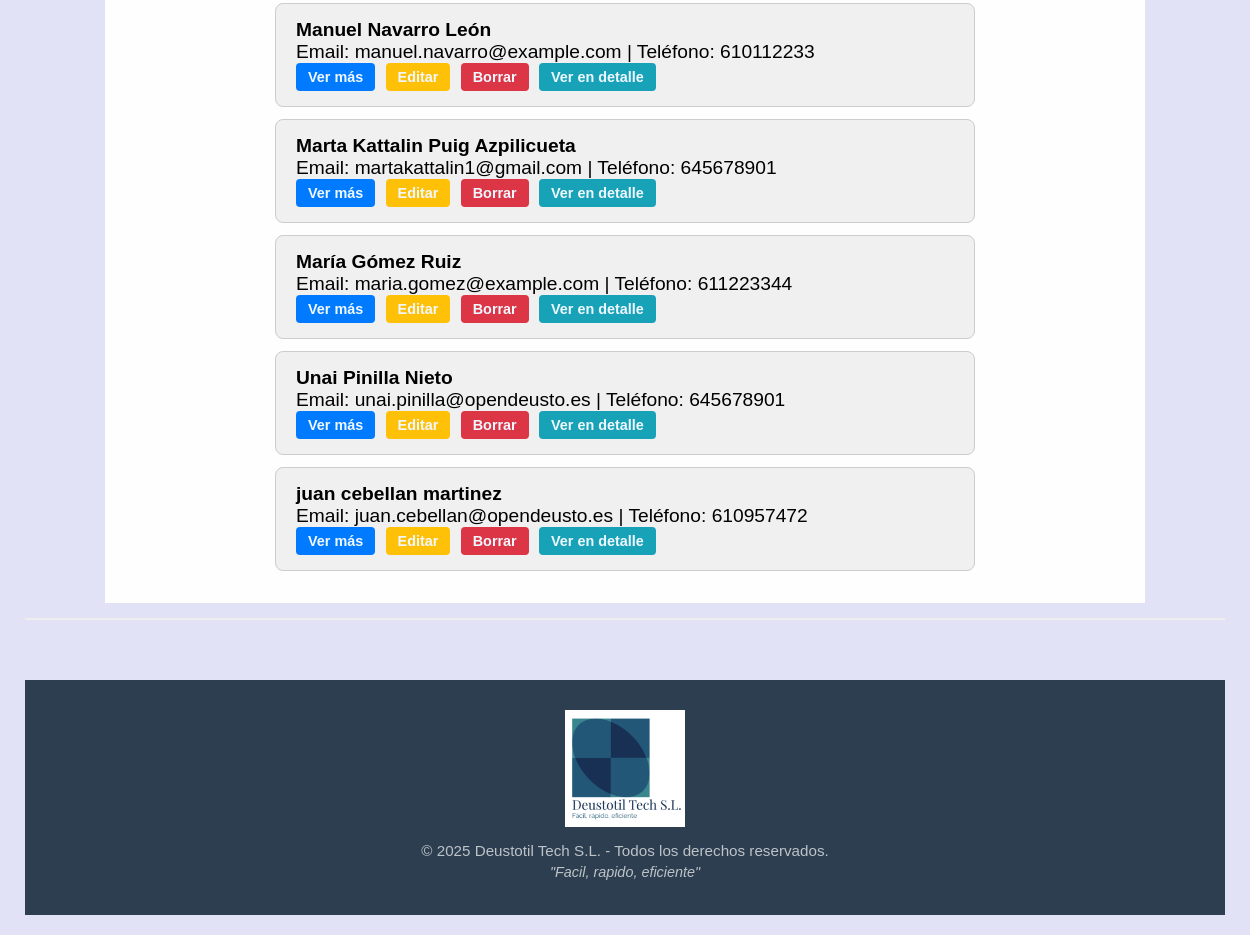
Before: /empleados/ (signed in, lower part) with the older database file.
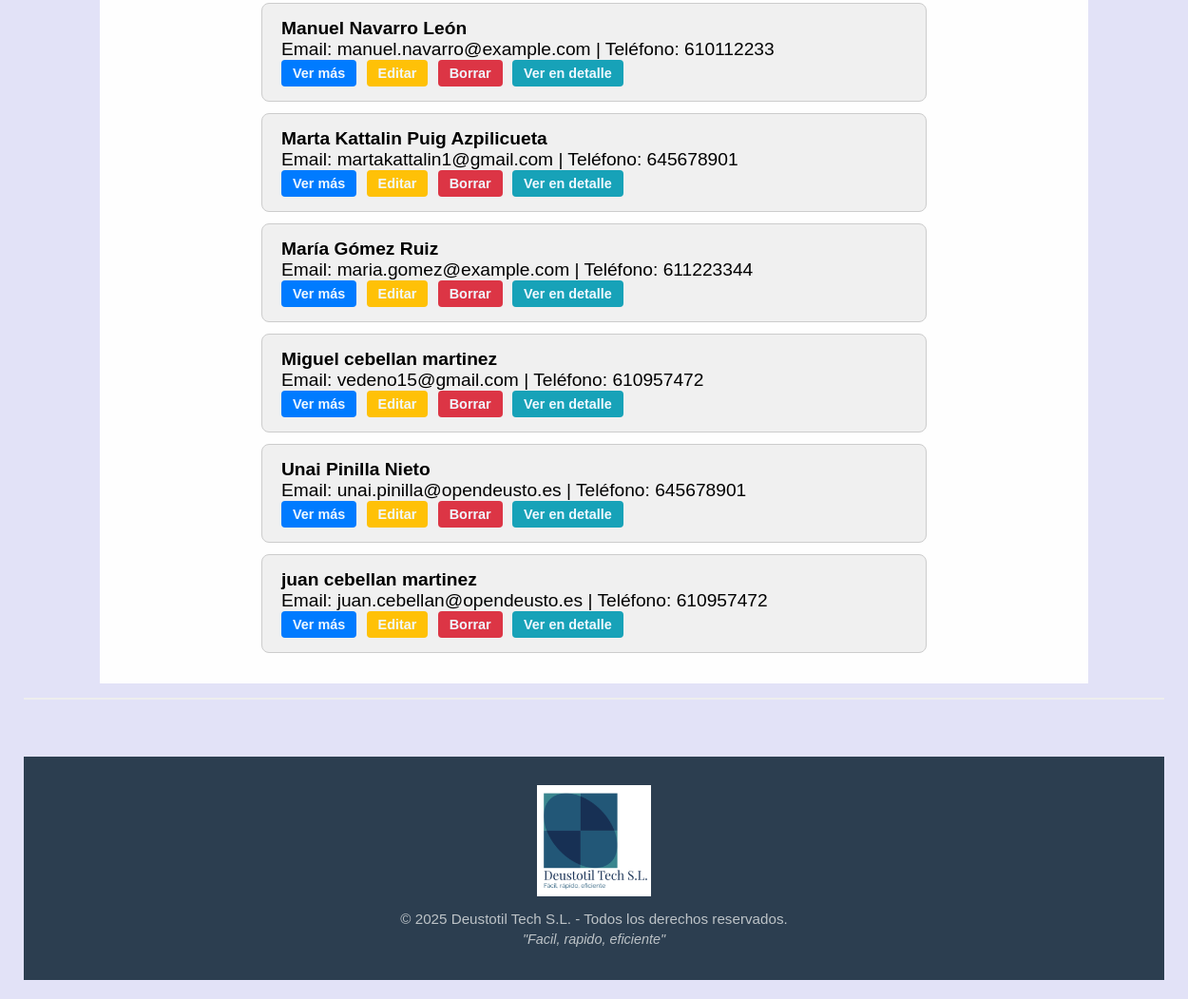
After: the same page with the newer database file.
### gestion_produccion_G6/models.py (models this page shows, shortened)
class Empleado(models.Model):
    dni = models.CharField(max_length=10, unique=True)
    nombre = models.CharField(max_length=50)
    apellidos = models.CharField(max_length=100)
    email = models.EmailField()
    telefono = models.CharField(max_length=15)

### gestion_produccion_G6/views.py (the view)
# urls.py: path('empleados/', views.EmpleadoListView.as_view(), name='empleado_list'),
class EmpleadoListView(LoginRequiredMixin, ListView):
    model = Empleado
    template_name = 'empleado_list.html'
    context_object_name = 'empleados'
    ordering = ['nombre']
    def get(self, request, *args, **kwargs):
        vengo_de = request.GET.get('vengo_de', None)
        if vengo_de == "boton_arriba":
            request.session['origen'] = request.build_absolute_uri()
        return super().get(request, *args, **kwargs)

### gestion_produccion_G6/templates/empleado_list.html (shortened to what this page needs)
{% extends "base.html" %}
{% load static %}
{% block content %}
<ul class="lista_general">
  {% for empleado in empleados %}
  <ul class="lista" id="{{empleado.pk}}">
    <li><strong>{{ empleado.nombre }} {{ empleado.apellidos }}</strong><br /></li>
    <li id="final{{empleado.pk}}">
      Email: {{ empleado.email }} | Teléfono: {{ empleado.telefono }}
    </li>
    <li>
      <a href="{% url 'empleado_detail' empleado.pk %}" class="boton_ver" data-pk="{{empleado.pk}}">Ver más</a>
      <a href="{% url 'empleado_update' empleado.pk %}" class="boton_editar">Editar</a>
      <a href="{% url 'empleado_delete' empleado.pk %}" class="boton_eliminar">Borrar</a>
      <a href="{% url 'empleado_detail' empleado.pk %}" class="boton_ver_mas">Ver en detalle</a>
    </li>
  </ul>
  {% empty %}
  <li class="lista">No hay empleados disponibles.</li>
  {% endfor %}
</ul>
{% endblock %}

Changed rows visible on the page:
added Empleado: nombre "Miguel", apellidos "cebellan martinez", email "vedeno15@gmail.com", telefono "610957472"
